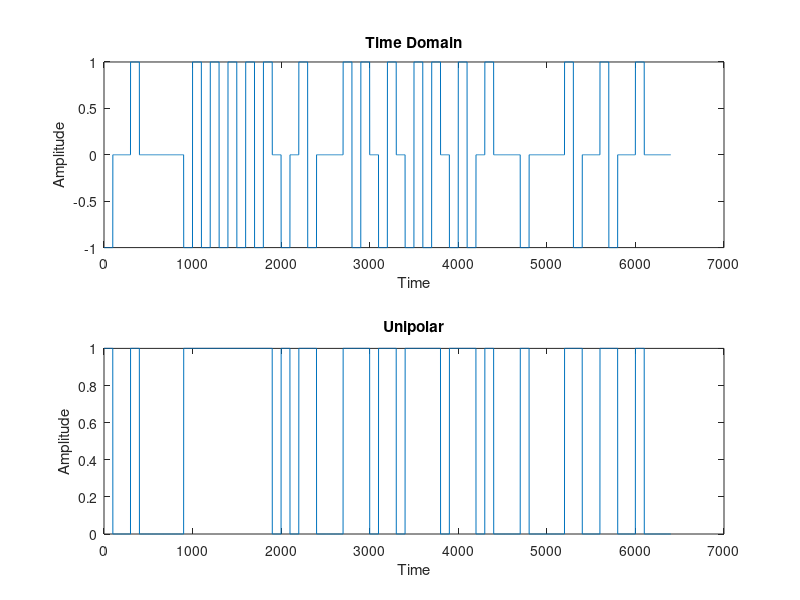
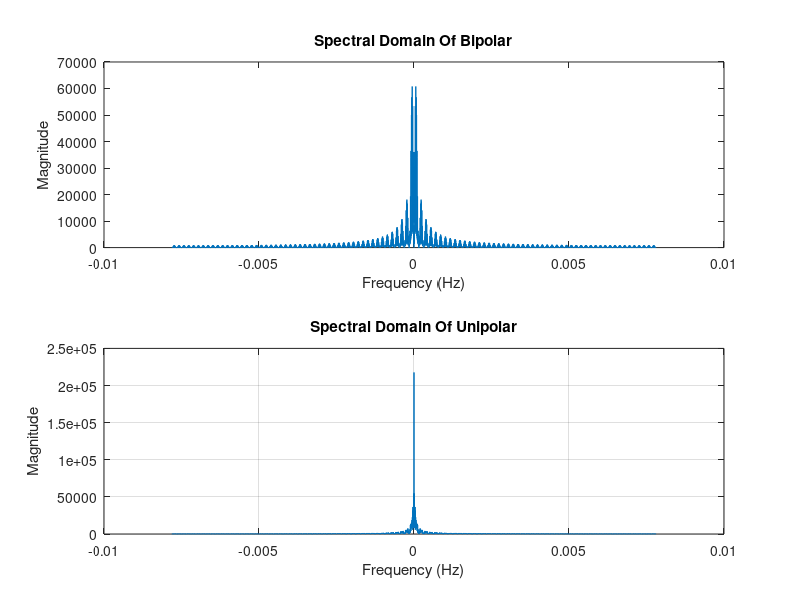

Here is the MATLAB script that generated these plots, in order:
clc;
clear;
close all
bits = 64;
stream =randi([0, 1], 1, bits);

ts = bits;
T = 100*bits;
t = 0 : 1 : (100*bits-1);
fs = 1 / ts;
df =  fs / T;
f = -0.5 * fs : df : 0.5 * fs - df;

bipolar = zeros(size(t));
flag = 1;  % Start with +ve pulse
for i = 1:bits
    if stream(i) == 1
       flag=-flag ;
       bipolar((i-1)*100+1:i*100) = flag;
    end
end

unipolar=zeros(size(t));
for i = 1:bits
    if stream(i) == 1
        unipolar((i-1)*100+1:i*100) = 1;
    end
end

figure(1)
subplot(2, 1, 1);
plot(t, bipolar);
xlabel('Time');
ylabel('Amplitude');
title('Time Domain');
subplot(2, 1, 2);
plot(t, unipolar);
xlabel('Time');
ylabel('Amplitude');
title('Unipolar');
BIPOLAR = fftshift(fft(bipolar))*ts;
UNIPOLAR= fftshift(fft(unipolar))*ts;
figure(2)
subplot(2,1,1);
plot(f, abs(BIPOLAR));
xlabel('Frequency (Hz)');
ylabel('Magnitude');
title('Spectral Domain Of Bipolar');
subplot(2,1,2)
plot(f, abs(UNIPOLAR));
xlabel('Frequency (Hz)');
ylabel('Magnitude');
title('Spectral Domain Of Unipolar');
grid on;
